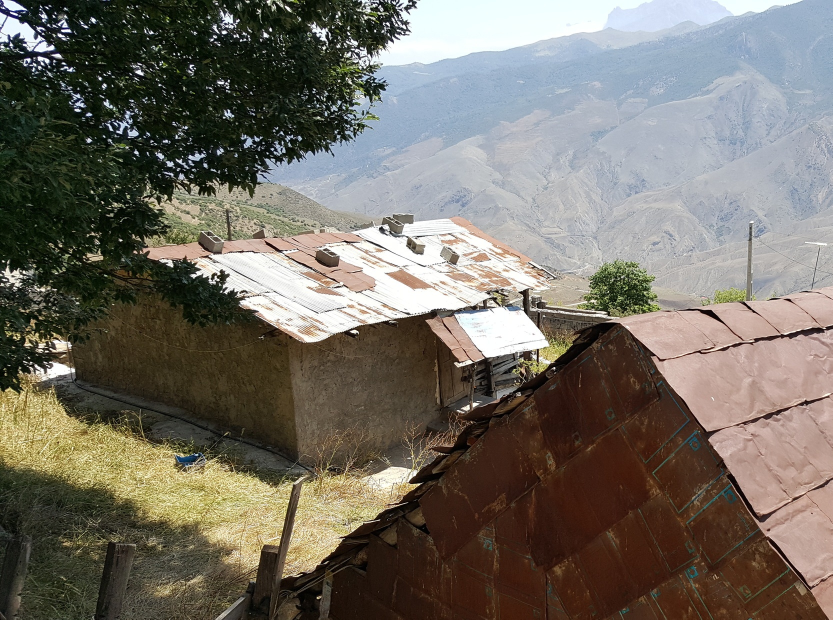
#> input picture assets/Countryside.jpg, 1665 x 1239 px (shown at 1/2 size)
$ python test.py   (older library calls are emulated)
#> lines starting #> are read from the running program, lines starting #| are printed output that depends on the picture
### build/lib/imhblpce.py
import numpy as np
import cvxpy as cp

def imhist(image):
    hist, _ = np.histogram(image.reshape(1, -1), bins=256, range=(0, 255))
    return hist

def imhblpce(image):
    [h, w] = image.shape
    hist_image = imhist(image)
    PMFx = hist_image / (h*w)
    # CDFx = np.cumsum(PMFx)
    r = (PMFx>0) * [i for i in range(1, 257)]
    r = r[r>0]
    # K = len(r)

    N = len(r)
    # making W
    #sigma
    sigma = 20
    # Creating Q(W, P)
    W = _Creating_W(r, sigma)
    P = _Creatng_P(PMFx, sigma, N)
    # Q is the H in the quadprog equation : minimum( 0.5 * y'*H*y )
    Q = P * W

    def solve_quadratic_problem(Q, N):
        # 1/2 y.T Q y
        # Gx ≤ h, Ax = b
        N = Q.shape[0] + 1
        A = np.ones((1, N-1), dtype=np.float)
        b = np.array([256.], dtype=np.float)
        lb = np.zeros((N-1), dtype=np.float)
        ub =  np.ones((N-1), dtype=np.float) * 255
        y = cp.Variable(N-1)
        constraints = [y >= lb, y <= ub, A @ y == b]
        prob = cp.Problem(
                    cp.Minimize(cp.quad_form(y, Q)),
                    constraints=constraints
                    )

        prob.solve()
        return np.array(y.value)
    y = solve_quadratic_problem(Q, N)

    # x = D\y
    # D = np.diag(np.ones((N-1))) + np.diag(-np.ones((N-2)),k=-1)
    D_inv = np.tril(np.ones((N-1, N-1)), k=0)

    x = np.round(np.matmul(D_inv, y))
    x = np.where(x<=256, x, 256*np.ones_like(x))
    x = np.where(x>=1, x, np.ones_like(x))

    xx = np.ones((N))
    xx[1:N] = x
    xx = xx - 1
    xx = xx.astype(np.uint8)

    img_out = image.copy()
    for i in range(N):
        indx = N-i-1
        img_out[np.where(image==r[indx]-1)] = xx[indx]
    return img_out

def _Creating_W(r, sigma):
    N = len(r)
    r = np.insert(r, 0, 0) # r is N

    temp_1 = np.diag(([i for i in range(2, N+1)]))
    temp_2 = np.diag(([i for i in range(1, N)]))

    w_temp = np.exp(-(r[temp_1]-r[temp_2])/(2*sigma**2))
    w_temp[np.where(w_temp==1)] = 0

    w_diag = w_temp**2

    temp_1 = np.diag([i for i in range(3, N+1)], -1)
    temp_2 = np.diag([i for i in range(2, N)], -1)
    w_temp_1 = np.exp(-(r[temp_1]-r[temp_2])/(2*sigma**2))

    temp_1 = np.diag([i for i in range(2, N)], -1)
    temp_2 = np.diag([i for i in range(1, N-1)], -1)
    w_temp_2 = np.exp(-(r[temp_1]-r[temp_2])/(2*sigma**2))

    w_1 = w_temp_1 * w_temp_2
    w_1[np.where(w_1==1)] = 0
    w_1 = -w_1
    w_2 = w_1.T

    W = w_diag + w_1 + w_2
    return W

def _Creatng_P(PMFx, sigma, N):

    temp_1 = np.zeros((N-1,N-1), dtype=np.uint16)
    temp_1[0:N-2,0:N-2] = np.diag([i for i in range(3, N+1)])
    temp_2 = np.zeros((N-1,N-1), dtype=np.uint16)
    temp_2[1:N-1,1:N-1] = np.diag([i for i in range(2, N)])
    PMFx = np.insert(PMFx, 0, 0) # appending a zero to the left of PFMx

    PMF_diag = PMFx[temp_1]**2 + PMFx[temp_2]**2

    temp_1 = np.diag([i for i in range(2, N)], -1)
    temp_2 = np.diag([i for i in range(3, N+1)], -1)
    PMF_temp = PMFx[temp_1] * PMFx[temp_2]

    P = PMF_diag + PMF_temp + PMF_temp.T
    return P

### code-example/test.py
import numpy as np
import cv2
from imhblpce import imhblpce


def imresize(img, wr=600, hr=None):  # This is just for imshow-ing images with titles
    [h, w, d] = img.shape
    hr = (h * wr) // w if not hr else hr
    img_resized = cv2.resize(img, dsize=(wr, hr))
    return img_resized


def main():
    image_name = "../assets/Countryside.jpg"
    image = cv2.imread(image_name)
#> image is the input picture: shape (1239, 1665, 3); mean B, G, R 100.8, 110.4, 115.7

    # converts rgb image to hsv
    hsv_image = cv2.cvtColor(image, cv2.COLOR_BGR2HSV)
#> hsv_image: shape (1239, 1665, 3); mean H, S, V 44.9, 90, 122.7
    v_image = hsv_image[:, :, 2]
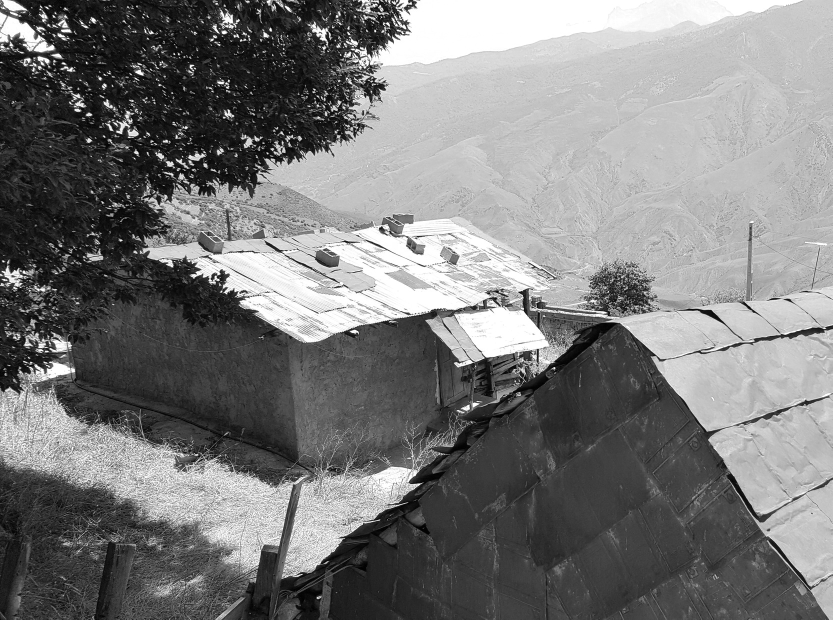
#> v_image: shape (1239, 1665) (shown at 1/2 size); min 0, max 255, mean 122.7
    v_image_hblpce = imhblpce(v_image)
#> in imhist, `hist, _ = np.histogram(image.reshape(1, -1), bins=256, range=(0, 255))`: hist = 256 values, max 85809 at index 255, min 93 at index 0, mean 8058.3
#> in imhblpce, `hist_image = imhist(image)`: hist_image has the same summary as hist in imhist
#> in imhblpce, `PMFx = hist_image / (h*w)`: PMFx = 256 values, max 0.0416 at index 255, min 4.51e-05 at index 0, mean 0.00391
#> in imhblpce, `r = (PMFx>0) * [i for i in range(1, 257)]`: r = 256 values from 1 to 256
#> in imhblpce, `N = len(r)`: N = 256
#> in _Creating_W, `r = np.insert(r, 0, 0)`: r = 257 values from 0 to 256
#> in _Creating_W, `w_temp = np.exp(-(r[temp_1]-r[temp_2])/(2*sigma**2))`:
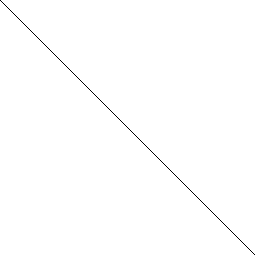
#> w_temp: shape (255, 255) float64; values 0.999 (black) and 1 (white), 99.6% white; black in thin lines or dots
#> in _Creating_W, `w_temp[np.where(w_temp==1)] = 0`: w_temp: shape (255, 255) float64; values 0 (black) and 0.999 (white), 0.39% white in thin lines or dots
#> in _Creating_W, `w_diag = w_temp**2`: w_diag: shape (255, 255) float64; values 0 (black) and 0.998 (white), 0.39% white in thin lines or dots
#> in _Creating_W, `w_temp_1 = np.exp(-(r[temp_1]-r[temp_2])/(2*sigma**2))`:
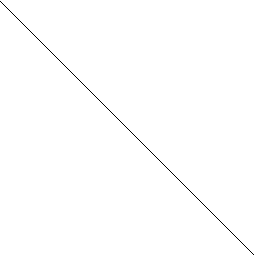
#> w_temp_1: shape (255, 255) float64; values 0.999 (black) and 1 (white), 99.6% white; black in thin lines or dots
#> in _Creating_W, `w_1 = -w_1`: w_1: shape (255, 255) float64; values -0.998 (black) and 0 (white), 99.6% white; black in thin lines or dots
#> in _Creating_W, `w_2 = w_1.T`:
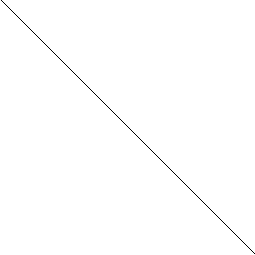
#> w_2: shape (255, 255) float64; values -0.998 (black) and 0 (white), 99.6% white; black in thin lines or dots
#> in _Creating_W, `W = w_diag + w_1 + w_2`:
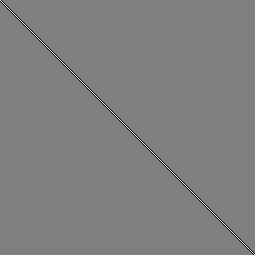
#> W: shape (255, 255) float64; min -0.998, max 0.998, mean -0.00388; drawn with min black and max white
#> in _Creatng_P, `temp_1[0:N-2,0:N-2] = np.diag([i for i in range(3, N+1)])`:
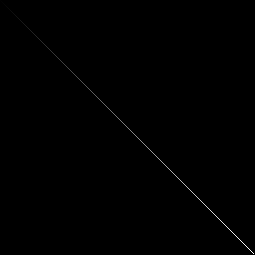
#> temp_1: shape (255, 255) uint16; min 0, max 256, mean 0.5; drawn with min black and max white
#> in _Creatng_P, `PMFx = np.insert(PMFx, 0, 0)`: PMFx = 257 values, max 0.0416 at index 256, min 0 at index 0, mean 0.00389

    hsv_image_hblpce = hsv_image.copy()
    hsv_image_hblpce[:, :, 2] = v_image_hblpce
    image_hblpce = cv2.cvtColor(hsv_image_hblpce, cv2.COLOR_HSV2BGR)

    # This is just for imshow-ing images with titles

    cv2.imshow("Original Image", imresize(image))
    cv2.imshow("HBLPCE-d Image", imresize(image_hblpce))
    cv2.waitKey(0)


if __name__ == "__main__":
    main()
#> (the call stopped at in solve_quadratic_problem, `y = cp.Variable(N-1)`: cvxpy is not available in this run)
